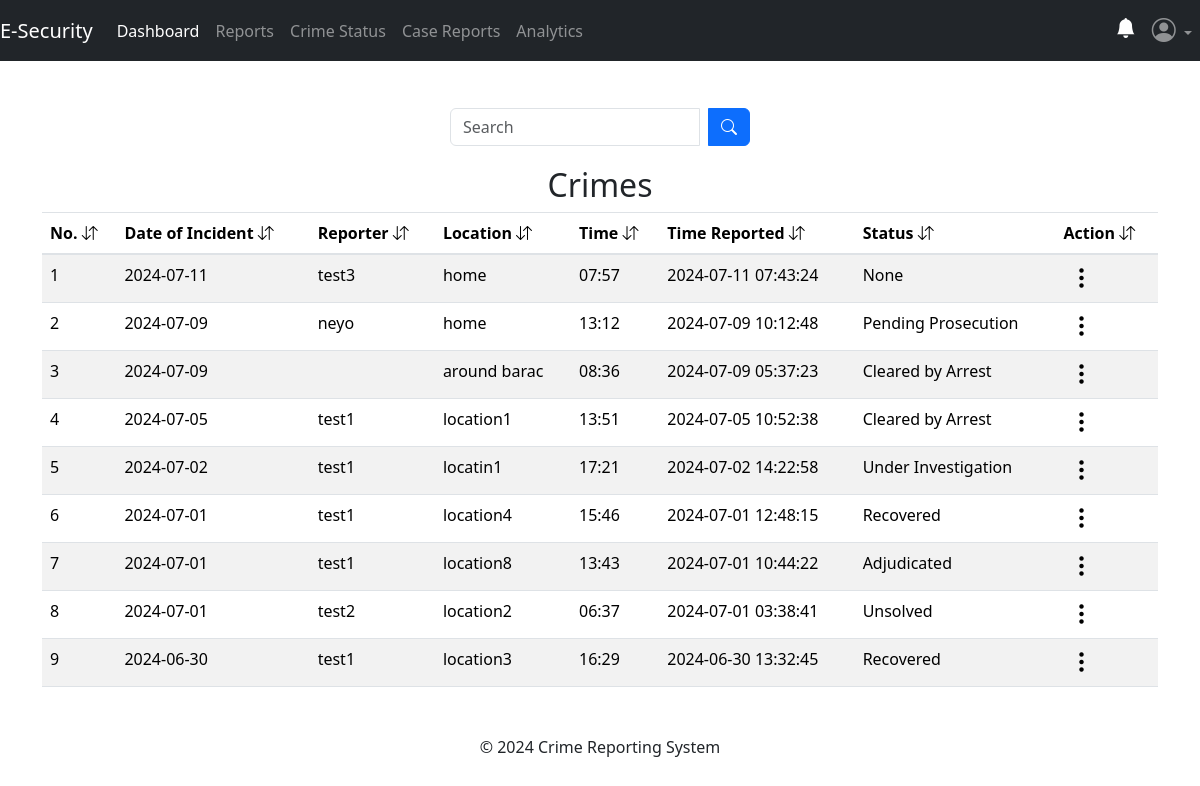
Before: /admin/crime_status (signed in) with the older database file.
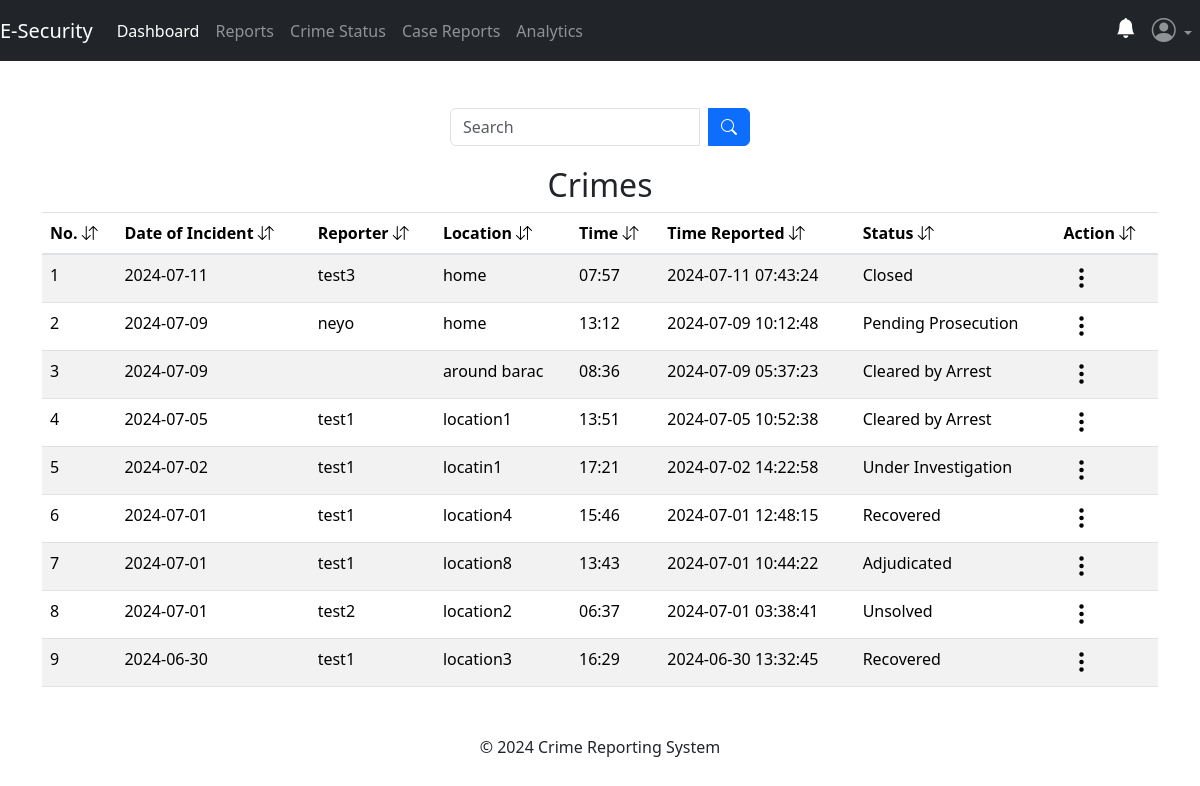
After: the same page with the newer database file.
### app/posts/models.py (models this page shows, shortened)
class Crime(db.Model, UserMixin):
    crime_id = db.Column(db.Integer, primary_key=True)
    date_of_incident = db.Column(db.String(10), nullable=False)
    issued_by = db.Column(db.String(20), nullable=True)
    time_of_incident = db.Column(db.String(10), nullable=False)
    phonenumber = db.Column(db.String(10), nullable=True)
    incident_location = db.Column(db.Text, nullable=False)
    incident_nature = db.Column(db.Text, nullable=False)
    incident_details = db.Column(db.Text, nullable=False)
    suspect_details = db.Column(db.Text, nullable=True)
    arrest_history = db.Column(db.Text, nullable=False)
    suspect_name = db.Column(db.String(10), nullable=True)
    comments = db.Column(db.Text, nullable=True)
    crime_status = db.Column(db.String(10), nullable=True)
    latitude = db.Column(db.Float)
    longitude = db.Column(db.Float)
    crime_file_upload = db.Column(db.Text, nullable=True)
    crime_file_name = db.Column(db.Text, nullable=True)
    crime_mimetype = db.Column(db.Text, nullable=True)
    date_crime_received = db.Column(db.DateTime(timezone=True), nullable=False, default=current_time())
    reporter_id = db.Column(db.Integer, db.ForeignKey('user.id'))

### app/admins/routes.py (the view)
@admins.route('/admin/crime_status')
@admin_required
def crimeStatus():
    search_crime = request.args.get('search_crime', '')
    try:
        if search_crime:
            crimes_status = Crime.query.filter(
                Crime.incident_location.ilike(f'%{search_crime}%') |
                Crime.issued_by.ilike(f'%{search_crime}%') |
                Crime.date_of_incident.ilike(f'%{search_crime}%') |
                Crime.time_of_incident.ilike(f'%{search_crime}%') |
                Crime.date_crime_received.ilike(f'%{search_crime}%') |
                Crime.crime_status.ilike(f'%{search_crime}%')
            ).order_by(desc(Crime.date_crime_received)).all()
        else:
            crimes_status = Crime.query.order_by(desc(Crime.date_crime_received)).all()
    except Exception as e:
        current_app.logger.error(f"Database error: {str(e)}")
        flash("An error occurred while fetching crime status reports.", "danger")
        return redirect(url_for('admins.crimeStatus'))
    if not crimes_status:
        flash("No crime status reports found.", "info")
    return render_template('admin/crime_status.html', title='Crime Status', crimes_status=crimes_status)

### app/__init__.py (called while the page is built)
@login_manager.user_loader
def load_user(user_id):
    return models.User.query.get(user_id)

### app/admins/routes.py (called while the page is built)
def admin_required(f):
    @wraps(f)
    def decorated_function(*args, **kwargs):
        if not session.get('admin_id'):
            flash('You need to be logged in as an admin to access the page.', 'danger')
            return redirect(url_for('admins.adminIndex'))
        return f(*args, **kwargs)
    return decorated_function

### app/templates/admin/crime_status.html (shortened to what this page needs)
{% extends 'admin/layout.html' %}
{% block content %}
<div class="container">
    <br>
    <form method="GET" action="{{ url_for('admins.crimeStatus') }}" class="search-form">
        <div class="input-group search-input">
            <input type="text" name="search_crime" class="form-control" placeholder="Search">
            <div class="input-group-append ms-2">
                <button type="submit" class="btn btn-primary">
                    <i class="bi bi-search"></i>
                </button>
            </div>
        </div>
    </form>
{% if crimes_status %}
<table class="table table-striped table-hover">
    <h2 style="text-align: center;">Crimes</h2>
    <thead>
        <tr>
            <th scope="col">No. <i class="bi bi-arrow-down-up"></i></th>
            <th scope="col">Date of Incident <i class="bi bi-arrow-down-up"></i></th>
            <th scope="col">Reporter <i class="bi bi-arrow-down-up"></i></th>
            <th scope="col">Location <i class="bi bi-arrow-down-up"></i></th>
            <th scope="col">Time <i class="bi bi-arrow-down-up"></i></th>
            <th scope="col">Time Reported <i class="bi bi-arrow-down-up"></i></th>
            <th scope="col">Status <i class="bi bi-arrow-down-up"></i></th>
            <th scope="col">Action <i class="bi bi-arrow-down-up"></i></th>
        </tr>
    </thead>
    <tbody>
        {% for crime in crimes_status %}
            <tr>
                <td>{{ loop.index }}</td>
                <td>{{ crime.date_of_incident }}</td>
                <td>{{ crime.issued_by }}</td>
                <td>{{ crime.incident_location }}</td>
                <td>{{ crime.time_of_incident }}</td>
                <td>{{ crime.date_crime_received.strftime('%Y-%m-%d %H:%M:%S') }}</td>
                <td>{{ crime.crime_status }}</td>
                <td>
                    <div class="dropdown">
                        <button class="three-dots-btn" type="button" id="dropdownMenuButton{{ crime.crime_id }}" data-bs-toggle="dropdown" aria-expanded="false">
                            <i class="bi bi-three-dots-vertical h4"></i>
                        </button>
                    </div>
                  </td>
            </tr>
        {% endfor %}
    </tbody>
  </table>
{% endif %}
{% endblock content %}

Changed rows visible on the page:
changed Crime "test3": crime_status "None" → "Closed"
